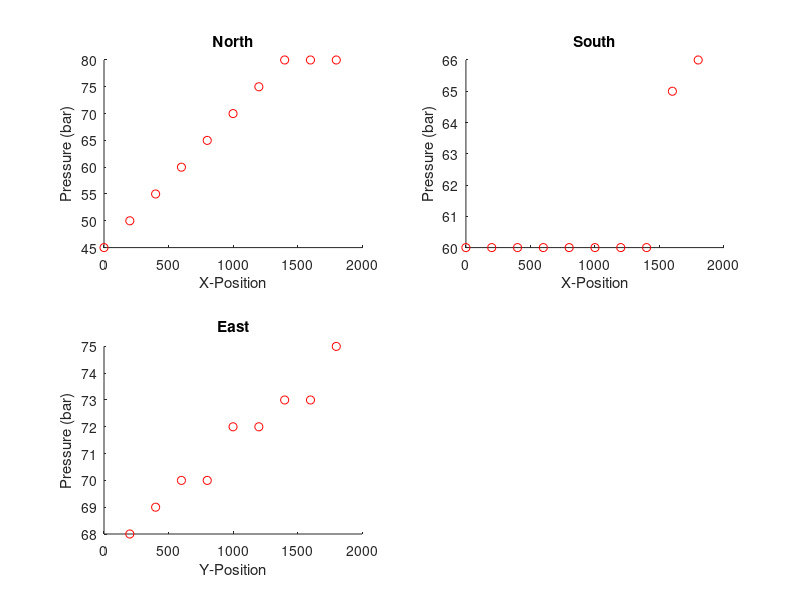

Write the MATLAB code that produced this figure. (Note: this script raises an error after producing the figure.)
% % % % Nour Basha and Husnain Manzoor
% % % % CHEN 629 - Transport Phenomena
% % % % Class Project Group 2

% % Code Initialization:
clc; % clear command window
clear all; % clear all variables from workspace
close all; % close all open figures
format short; % set number format to 5 significant figures
addpath('../'); % add relevant functions needed to save figures

% % Control Panel:
numvar=10; % number of variables/nodes per dimension. The higher numvar is, the finer the pressure grid is
savepics=0; % save figures as images (1) or not (0)

% % Given values:
North=[45:5:80,80,80]; % pressure on the north side
South=[60*ones(1,8),65,66]; % pressure on the south side
East=[68,69,70,70,72,72,73,73,75]; % pressure on the east side
XPos=0:200:1800; % respective x-position of given pressures for north and south sides
YPos=200:200:1800; % respective y-position of given pressures for east side
k=3.5*(10^-10); % permeability (m^2)
mu=2.5*(10^-3); % viscosity (Pa*s)
por=0.35; % porosity

if(savepics==1) % if the user desires to save figure to file
    foldername=sprintf('numvar=%d',numvar); % set foldername to save pics to
    mkdir(foldername); % create new directory
end

% % find best fit polynomial to boundary pressure values for north, south and east.
% % This is necessary when using a finer grid, where we would need to
% % extrapolate/predict values in between given boundary pressure values:
polynorth=polyfit(XPos,North,3); % polynomial for north side
polysouth=polyfit(XPos,South,3); % polynonmial for south side
polyeast=polyfit(YPos,East,2); % polynomial for east side

% % Plot best-fit polynomials and given boundary pressure values for each boundary:
figure('units','normalized','outerposition',[0 0 1 1]); % create new figure
subplot(2,2,1); % set current axis to first subplot
a=scatter(XPos,North,'r'); % plot given North boundary pressure values (red circles)
xlabel('X-Position'); % set x-axis label for first subplot
ylabel('Pressure (bar)'); % set y-axis label for first subplot
title('North'); % set title for first subplot
hold on; % allow for additional plots to be added to first subplot
subplot(2,2,2); % set current axis to second subplot
b=scatter(XPos,South,'r'); % plot given South boundary pressure values (red circles)
xlabel('X-Position'); % set x-axis label for second subplot
ylabel('Pressure (bar)'); % set y-axis label for second subplot
title('South'); % set title for second subplot
hold on; % allow for additional plots to be added to first subplot
subplot(2,2,3); % set current axis to third subplot
c=scatter(YPos,East,'r'); % plot given East boundary pressure values (red circles)
xlabel('Y-Position'); % set x-axis label for third subplot
ylabel('Pressure (bar)'); % set y-axis label for third subplot
title('East'); % set title for third subplot
hold on; % allow for additional plots to be added to first subplot

% % extrapolate/predict new boundary pressure values for finer grid:
XPos=linspace(XPos(1),XPos(end),numvar); % find new respective x-position of given pressures for north and south sides
YPos=linspace(YPos(1),YPos(end),numvar); % find new respective y-position of given pressures for east side
North=polyval(polynorth,XPos); % find new North boundary pressure values
South=polyval(polysouth,XPos); % find new South boundary pressure values
East=polyval(polyeast,YPos); % find new East boundary pressure values

subplot(2,2,1); % set current axis to first subplot
plot(a,XPos,North,'b'); % plot new North boundary pressure values (blue line)
grid on; % turn on grid
hold off; % disallow any additional plots for first subplot
subplot(2,2,2); % set current axis to second subplot
plot(b,XPos,South,'b'); % plot new South boundary pressure values (blue line)
grid on; % turn on grid
hold off; % disallow any additional plots for first subplot
subplot(2,2,3); % set current axis to third subplot
plot(c,YPos,East,'b'); % plot new East boundary pressure values (blue line)
grid on; % turn on grid
hold off; % disallow any additional plots for first subplot

if(savepics==1) % if the user desires to save figure to file
    filename='Polyfit Pressure Sides'; % set filename for first figure
    savefig(gcf,[filename,'.fig']); % save as .fig file
    export_fig(filename,'-jpg','-r300','-nocrop',gcf); % save as .jpg file
    close all; % close open figure
end

% % grididx is the matrix of indices of pressure nodes in desired pressure
% % grid. This is used in order to apply the finite difference method.
grididx=zeros(numvar); % initialize to zero
for i=1:numvar
    grididx(i,:)=(1:1:numvar)+numvar*(i-1); % set indices for each node
end

% % lftmat is the (left) matrix of coefficients for each unknown (i.e. not given) pressure node in the grid.
lftmat=zeros(numvar*numvar); % initialize to zero
for i=1:numvar % run through rows of pressure grid
    for j=1:numvar % run through columns of pressure grid
        currpt=grididx(i,j); % find index of current node in pressure grid
        lftmat(currpt,currpt)=-4; % default coefficient of current node in lftmat (as defined by the finite difference method)
        coeff=1; % default coefficient of neighbouring unknown pressure nodes in grid
        % % find neighbouring pressure nodes in pressure grid:
        if(i==1) % if current node is at top of grid (near north boundary)
            if(j==numvar) % if current node is at the right of grid (near east boundary)
                allpts=[grididx(i+1,j),grididx(i,j-1)]; % 2 unknown pressure nodes on the bottom and left
            elseif(j==1) % if current node is at the left of the grid (near west boundary)
                allpts=[grididx(i+1,j),grididx(i,j+1)]; % 2 unknown pressure nodes on the bottom and right
                coeff=[1,2]; % since the west side is impermeable, the right node has a coefficient of 2
            else % if current node is anywhere else near north boundary
                allpts=[grididx(i+1,j),grididx(i,j-1),grididx(i,j+1)]; % 3 unknown pressure nodes on the bottom, left, and right
            end
        elseif(i==numvar) % if current node is at the bottom of grid (near south boundary)
            if(j==numvar) % if current node is at the right of grid (near east boundary)
                allpts=[grididx(i-1,j),grididx(i,j-1)]; % 2 unknown pressure nodes on the up and left
            elseif(j==1) % if current node is at the left of the grid (near west boundary)
                allpts=[grididx(i-1,j),grididx(i,j+1)]; % 2 unknown pressure nodes on the up and right
                coeff=[1,2]; % since the west side is impermeable, the right node has a coefficient of 2
            else % if current node is anywhere else near south boundary
                allpts=[grididx(i-1,j),grididx(i,j-1),grididx(i,j+1)]; % 3 unknown pressure nodes on the up, left, and right
            end
        else % if current node is anywhere else in the grid
            if(j==numvar) % if current node is at the right of grid (near east boundary)
                allpts=[grididx(i-1,j),grididx(i,j-1),grididx(i+1,j)]; % 3 unkown pressure nodes on the up, left, and bottom
            elseif(j==1) % if current node is at the left of grid (near west boundary)
                allpts=[grididx(i-1,j),grididx(i,j+1),grididx(i+1,j)]; % 3 unknown pressure nodes on the up, right, and bottom
                coeff=[1,2,1]; % since the west side is impermeable, the right node has a coefficient of 2
            else % if current node is anywhere else in the grid
                allpts=[grididx(i-1,j),grididx(i,j-1),grididx(i,j+1),grididx(i+1,j)]; % 3 unknown pressure nodes on the up, left, right, and bottom
            end
        end
        lftmat(currpt,[allpts(:)])=coeff.*1; %#ok<NBRAK> % set coefficients in left matrix
    end
end

% % rgtmat is the (right) matrix (column vector) of coefficients for each known (i.e. given) pressure node in the grid.
rgtmat=zeros(numvar*numvar,1); % initialize to zero
for i=1:numvar % run through rows of pressure grid
    for j=1:numvar % run through columns of pressure grid
        rgtidx=grididx(i,j); % find index of current node in pressure grid
        if(i==1) % if current node is at top of grid (near north boundary)
            if(j==numvar) % if current node is at the right of grid (near east boundary)
                rgtmat(rgtidx,1)=-North(j)-East(i); % add north and east boundary pressure values
            else % if current node is anywhere else near north boundary
                rgtmat(rgtidx,1)=-North(j); % add north boundary pressure value
            end
        elseif(i==numvar) % if current node is at the bottom of grid (near south boundary)
            if(j==numvar) % if current node is at the right of grid (near east boundary)
                rgtmat(rgtidx,1)=-South(j)-East(i); % add south and east boundary pressure values
            else % if current node is anywhere else near south boundary
                rgtmat(rgtidx,1)=-South(j); % add south boundary pressure value
            end
        else % if current node is anywhere else in grid
            if(j==numvar) % if current node is at the right of grid (near east boundary)
                rgtmat(rgtidx,1)=-East(i); % add east boundary pressure value
            else % if current node is anywhere else in grid
                rgtmat(rgtidx,1)=0; % no known pressure values near current node (set to zero)
            end
        end
    end
end

PressureGrid=(reshape(lftmat\rgtmat,numvar,numvar))'; % pressure grid
[XPos1,YPos1]=meshgrid(XPos,YPos); % create meshgrid to define x- and y- position of each pressure value in PressureGrid
YPos1=flipud(YPos1); % flip YPos matrix vertically to match pressure values to their correct positon

figure('units','normalized','outerposition',[0 0 1 1]); % create new figure
contour(XPos1,YPos1,PressureGrid,75); % contour plot of PressureGrid
xlabel('X-Position'); % set x-axis label
ylabel('Y-Position'); % set y-axis label
grid on; % turn grid on
title('Pressure Grid Contour Plot'); % set title for plot
colorbar; % turn on colorbar

if(savepics==1) % if the user desires to save figure to file
    filename=[foldername,'\Pressure Grid Contour Plot']; % set filename for second figure
    savefig(gcf,[filename,'.fig']); % save as .fig file
    export_fig(filename,'-jpg','-r300','-nocrop',gcf); % save as .jpg file
    close all; % close open figure
end

% % volumetric flux vector plot:
dx=XPos(2)-XPos(1); % find change in x-positon for each pressure value
dy=YPos(2)-YPos(1); % find change in y-positon for each pressure value
[dPx,dPy]=gradient(PressureGrid,dx,dy); % find change in pressure along x- and y- positons
qx=(-k/mu)*dPx; % volumetric flux along x-positon
qy=(-k/mu)*-1*dPy; % volumetric flux along y-position

figure('units','normalized','outerposition',[0 0 1 1]); % create new figure
quiver(XPos1,YPos1,qx,qy,'LineWidth',1.5); % plot vector plot of volumetric flux
xlabel('X-Position'); % set x-axis label
ylabel('Y-Position'); % set y-axis label
grid on; % turn grid on
title('Darcy Flux Vector Plot'); % set title for plot

if(savepics==1) % if the user desires to save figure to file
    filename=[foldername,'\Darcy (Volumetric) Flux Vector Plot']; % set filename for third figure
    savefig(gcf,[filename,'.fig']); % save as .fig file
    export_fig(filename,'-jpg','-r300','-nocrop',gcf); % save as .jpg file
    close all; % close open figure
end

% % fluid velocity vector plot:
v0x=(1/por)*qx; % fluid velocity along x-position
v0y=(1/por)*qy; % fluid velocity along y-position

figure('units','normalized','outerposition',[0 0 1 1]); % create new figure
quiver(XPos1,YPos1,v0x,v0y,'LineWidth',1.5); % plot vector plot of fluid velocity
xlabel('X-Position'); % set x-axis label
ylabel('Y-Position'); % set y-axis label
grid on; % turn grid on
title('Fluid Velocity Vector Plot'); % set title for plot

if(savepics==1) % if the user desires to save figure to file
    filename=[foldername,'\Fluid Velocity Vector Plot']; % set filename for fourth figure
    savefig(gcf,[filename,'.fig']); % save as .fig file
    export_fig(filename,'-jpg','-r300','-nocrop',gcf); % save as .jpg file
    close all; % close open figure
end

% % Plot 3d Surface Plot of PressureGrid:
figure('units','normalized','outerposition',[0 0 1 1]);
surf(XPos1,YPos1,PressureGrid);
xlabel('X-Position');
ylabel('Y-Position');
zlabel('Pressure (bar)');
title('3D Surface Pressure Grid');
grid on;
colorbar;
if(savepics==1)
    filename=[foldername,'\3D Surface Pressure Grid'];
    savefig(gcf,[filename,'.fig']);
    export_fig(filename,'-jpg','-r300','-nocrop',gcf);
    close all;
end

% % Plot contour plot of PressureGrid and flux vector plots in 1 figure:
figure('units','normalized','outerposition',[0 0 1 1]);
contour(XPos1,YPos1,PressureGrid,75);
xlabel('X-Position');
ylabel('Y-Position');
grid on;
colorbar;
hold on;
quiver(XPos1,YPos1,qx,qy,'LineWidth',1.5);
hold off;
title('Pressure Grid Contour Plot and Darcy Flux Vector Plot');
if(savepics==1)
    filename=[foldername,'\Contour Plot and Darcy Flux'];
    savefig(gcf,[filename,'.fig']);
    export_fig(filename,'-jpg','-r300','-nocrop',gcf);
    close all;
end
